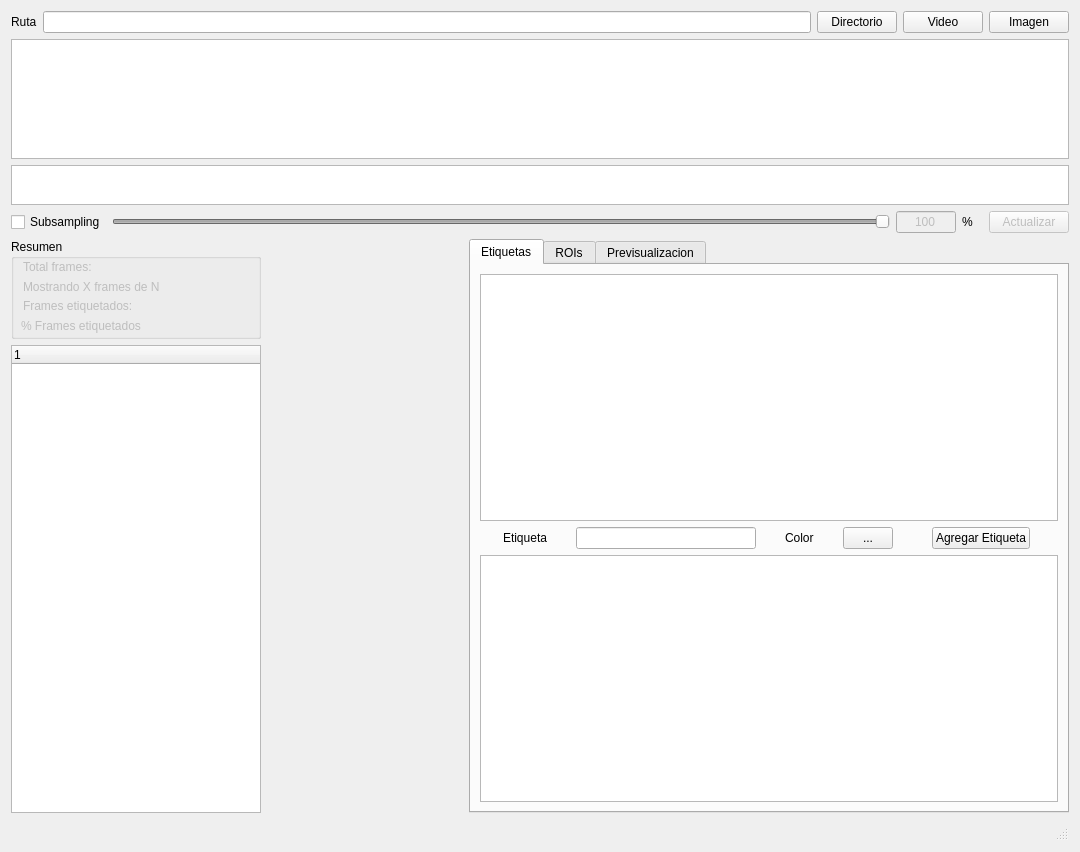
<?xml version="1.0" encoding="UTF-8"?>
<ui version="4.0">
 <class>TaggingWidget</class>
 <widget class="QWidget" name="TaggingWidget">
  <property name="geometry">
   <rect>
    <x>0</x>
    <y>0</y>
    <width>1080</width>
    <height>852</height>
   </rect>
  </property>
  <property name="sizePolicy">
   <sizepolicy hsizetype="Preferred" vsizetype="Preferred">
    <horstretch>0</horstretch>
    <verstretch>0</verstretch>
   </sizepolicy>
  </property>
  <property name="windowTitle">
   <string>MainWindow</string>
  </property>
  <layout class="QVBoxLayout" name="verticalLayout_7">
   <item>
    <layout class="QVBoxLayout" name="verticalLayout_4">
     <item>
      <layout class="QVBoxLayout" name="verticalLayout">
       <item>
        <layout class="QHBoxLayout" name="horizontalLayout_4">
         <item>
          <widget class="QLabel" name="label">
           <property name="text">
            <string>Ruta</string>
           </property>
          </widget>
         </item>
         <item>
          <widget class="QLineEdit" name="videoDirPath"/>
         </item>
         <item>
          <widget class="QPushButton" name="selectDir">
           <property name="text">
            <string>Directorio</string>
           </property>
          </widget>
         </item>
         <item>
          <widget class="QPushButton" name="selectVideo">
           <property name="text">
            <string>Video</string>
           </property>
          </widget>
         </item>
         <item>
          <widget class="QPushButton" name="selectImage">
           <property name="text">
            <string>Imagen</string>
           </property>
          </widget>
         </item>
        </layout>
       </item>
       <item>
        <layout class="QHBoxLayout" name="horizontalLayout_5">
         <item>
          <widget class="QListWidget" name="fileListWidget">
           <property name="sizePolicy">
            <sizepolicy hsizetype="Expanding" vsizetype="Fixed">
             <horstretch>0</horstretch>
             <verstretch>0</verstretch>
            </sizepolicy>
           </property>
           <property name="minimumSize">
            <size>
             <width>0</width>
             <height>0</height>
            </size>
           </property>
           <property name="maximumSize">
            <size>
             <width>16777215</width>
             <height>120</height>
            </size>
           </property>
           <property name="baseSize">
            <size>
             <width>100</width>
             <height>150</height>
            </size>
           </property>
           <property name="verticalScrollBarPolicy">
            <enum>Qt::ScrollBarAsNeeded</enum>
           </property>
           <property name="horizontalScrollBarPolicy">
            <enum>Qt::ScrollBarAsNeeded</enum>
           </property>
           <property name="autoScroll">
            <bool>true</bool>
           </property>
           <property name="autoScrollMargin">
            <number>50</number>
           </property>
           <property name="dragEnabled">
            <bool>false</bool>
           </property>
           <property name="dragDropMode">
            <enum>QAbstractItemView::DragDrop</enum>
           </property>
           <property name="iconSize">
            <size>
             <width>100</width>
             <height>150</height>
            </size>
           </property>
           <property name="verticalScrollMode">
            <enum>QAbstractItemView::ScrollPerItem</enum>
           </property>
           <property name="isWrapping" stdset="0">
            <bool>false</bool>
           </property>
           <property name="resizeMode">
            <enum>QListView::Fixed</enum>
           </property>
           <property name="gridSize">
            <size>
             <width>110</width>
             <height>95</height>
            </size>
           </property>
           <property name="viewMode">
            <enum>QListView::IconMode</enum>
           </property>
           <property name="uniformItemSizes">
            <bool>false</bool>
           </property>
           <property name="batchSize">
            <number>100</number>
           </property>
          </widget>
         </item>
        </layout>
       </item>
       <item>
        <layout class="QHBoxLayout" name="horizontalLayout_9">
         <item>
          <widget class="QListWidget" name="subsamplingMonitor">
           <property name="sizePolicy">
            <sizepolicy hsizetype="Expanding" vsizetype="Fixed">
             <horstretch>0</horstretch>
             <verstretch>0</verstretch>
            </sizepolicy>
           </property>
           <property name="maximumSize">
            <size>
             <width>16777215</width>
             <height>40</height>
            </size>
           </property>
           <property name="verticalScrollBarPolicy">
            <enum>Qt::ScrollBarAlwaysOff</enum>
           </property>
           <property name="iconSize">
            <size>
             <width>2</width>
             <height>33</height>
            </size>
           </property>
           <property name="textElideMode">
            <enum>Qt::ElideMiddle</enum>
           </property>
           <property name="isWrapping" stdset="0">
            <bool>false</bool>
           </property>
           <property name="gridSize">
            <size>
             <width>2</width>
             <height>33</height>
            </size>
           </property>
           <property name="viewMode">
            <enum>QListView::IconMode</enum>
           </property>
          </widget>
         </item>
        </layout>
       </item>
       <item>
        <layout class="QHBoxLayout" name="horizontalLayout_6">
         <item>
          <widget class="QCheckBox" name="subsamplingCheck">
           <property name="text">
            <string>Subsampling</string>
           </property>
          </widget>
         </item>
         <item>
          <widget class="QSlider" name="subsamplingSlider">
           <property name="enabled">
            <bool>false</bool>
           </property>
           <property name="maximum">
            <number>100</number>
           </property>
           <property name="value">
            <number>100</number>
           </property>
           <property name="orientation">
            <enum>Qt::Horizontal</enum>
           </property>
          </widget>
         </item>
         <item>
          <widget class="QLineEdit" name="subsamplingValue">
           <property name="enabled">
            <bool>false</bool>
           </property>
           <property name="sizePolicy">
            <sizepolicy hsizetype="Fixed" vsizetype="Fixed">
             <horstretch>0</horstretch>
             <verstretch>0</verstretch>
            </sizepolicy>
           </property>
           <property name="maximumSize">
            <size>
             <width>60</width>
             <height>16777215</height>
            </size>
           </property>
           <property name="text">
            <string>100</string>
           </property>
           <property name="alignment">
            <set>Qt::AlignCenter</set>
           </property>
          </widget>
         </item>
         <item>
          <widget class="QLabel" name="label_4">
           <property name="text">
            <string>%</string>
           </property>
          </widget>
         </item>
         <item>
          <spacer name="horizontalSpacer_2">
           <property name="orientation">
            <enum>Qt::Horizontal</enum>
           </property>
           <property name="sizeType">
            <enum>QSizePolicy::Fixed</enum>
           </property>
           <property name="sizeHint" stdset="0">
            <size>
             <width>10</width>
             <height>20</height>
            </size>
           </property>
          </spacer>
         </item>
         <item>
          <widget class="QPushButton" name="subsamplingUpdateButton">
           <property name="enabled">
            <bool>false</bool>
           </property>
           <property name="text">
            <string>Actualizar</string>
           </property>
          </widget>
         </item>
        </layout>
       </item>
       <item>
        <layout class="QHBoxLayout" name="horizontalLayout_3">
         <item>
          <layout class="QVBoxLayout" name="verticalLayout_2">
           <item>
            <widget class="QGroupBox" name="groupBox">
             <property name="minimumSize">
              <size>
               <width>0</width>
               <height>100</height>
              </size>
             </property>
             <property name="maximumSize">
              <size>
               <width>16777215</width>
               <height>16777215</height>
              </size>
             </property>
             <property name="title">
              <string>Resumen</string>
             </property>
             <widget class="QLabel" name="showingFramesLabel">
              <property name="enabled">
               <bool>false</bool>
              </property>
              <property name="geometry">
               <rect>
                <x>12</x>
                <y>38</y>
                <width>201</width>
                <height>20</height>
               </rect>
              </property>
              <property name="text">
               <string>Mostrando X frames de N</string>
              </property>
             </widget>
             <widget class="QLabel" name="totalFramesLabel">
              <property name="enabled">
               <bool>false</bool>
              </property>
              <property name="geometry">
               <rect>
                <x>12</x>
                <y>20</y>
                <width>191</width>
                <height>16</height>
               </rect>
              </property>
              <property name="text">
               <string>Total frames:</string>
              </property>
             </widget>
             <widget class="QLabel" name="labeledFramesLabel">
              <property name="enabled">
               <bool>false</bool>
              </property>
              <property name="geometry">
               <rect>
                <x>12</x>
                <y>59</y>
                <width>211</width>
                <height>16</height>
               </rect>
              </property>
              <property name="text">
               <string>Frames etiquetados: </string>
              </property>
             </widget>
             <widget class="QLabel" name="percentageLabeledFramesLabel">
              <property name="enabled">
               <bool>false</bool>
              </property>
              <property name="geometry">
               <rect>
                <x>10</x>
                <y>79</y>
                <width>201</width>
                <height>16</height>
               </rect>
              </property>
              <property name="text">
               <string>% Frames etiquetados</string>
              </property>
             </widget>
            </widget>
           </item>
           <item>
            <widget class="QTreeWidget" name="imageTree">
             <property name="maximumSize">
              <size>
               <width>250</width>
               <height>16777215</height>
              </size>
             </property>
             <property name="textElideMode">
              <enum>Qt::ElideMiddle</enum>
             </property>
             <column>
              <property name="text">
               <string notr="true">1</string>
              </property>
             </column>
            </widget>
           </item>
          </layout>
         </item>
         <item>
          <layout class="QVBoxLayout" name="verticalLayout_6">
           <item alignment="Qt::AlignHCenter">
            <widget class="QLabel" name="imageNameLabel">
             <property name="sizePolicy">
              <sizepolicy hsizetype="Preferred" vsizetype="Fixed">
               <horstretch>0</horstretch>
               <verstretch>0</verstretch>
              </sizepolicy>
             </property>
             <property name="minimumSize">
              <size>
               <width>0</width>
               <height>10</height>
              </size>
             </property>
             <property name="text">
              <string/>
             </property>
            </widget>
           </item>
           <item>
            <widget class="QWidget" name="imageArea" native="true">
             <property name="sizePolicy">
              <sizepolicy hsizetype="Expanding" vsizetype="Expanding">
               <horstretch>0</horstretch>
               <verstretch>0</verstretch>
              </sizepolicy>
             </property>
             <property name="minimumSize">
              <size>
               <width>0</width>
               <height>0</height>
              </size>
             </property>
             <property name="maximumSize">
              <size>
               <width>16777215</width>
               <height>16777215</height>
              </size>
             </property>
             <property name="styleSheet">
              <string notr="true"/>
             </property>
            </widget>
           </item>
          </layout>
         </item>
         <item>
          <layout class="QVBoxLayout" name="verticalLayout_5">
           <item>
            <layout class="QHBoxLayout" name="horizontalLayout_7">
             <property name="sizeConstraint">
              <enum>QLayout::SetMaximumSize</enum>
             </property>
             <item alignment="Qt::AlignHCenter">
              <widget class="QTabWidget" name="tabWidget">
               <property name="sizePolicy">
                <sizepolicy hsizetype="Fixed" vsizetype="Expanding">
                 <horstretch>0</horstretch>
                 <verstretch>0</verstretch>
                </sizepolicy>
               </property>
               <property name="minimumSize">
                <size>
                 <width>600</width>
                 <height>550</height>
                </size>
               </property>
               <property name="maximumSize">
                <size>
                 <width>600</width>
                 <height>1200</height>
                </size>
               </property>
               <property name="layoutDirection">
                <enum>Qt::LeftToRight</enum>
               </property>
               <property name="currentIndex">
                <number>0</number>
               </property>
               <property name="movable">
                <bool>true</bool>
               </property>
               <widget class="QWidget" name="tab_2">
                <attribute name="title">
                 <string>Etiquetas</string>
                </attribute>
                <layout class="QVBoxLayout" name="verticalLayout_9">
                 <item>
                  <widget class="QListWidget" name="labelsListWidget">
                   <property name="sizePolicy">
                    <sizepolicy hsizetype="Expanding" vsizetype="Expanding">
                     <horstretch>0</horstretch>
                     <verstretch>0</verstretch>
                    </sizepolicy>
                   </property>
                   <property name="maximumSize">
                    <size>
                     <width>600</width>
                     <height>16777215</height>
                    </size>
                   </property>
                   <property name="dragEnabled">
                    <bool>true</bool>
                   </property>
                   <property name="dragDropMode">
                    <enum>QAbstractItemView::DragDrop</enum>
                   </property>
                   <property name="iconSize">
                    <size>
                     <width>50</width>
                     <height>50</height>
                    </size>
                   </property>
                  </widget>
                 </item>
                 <item>
                  <layout class="QHBoxLayout" name="horizontalLayout">
                   <property name="sizeConstraint">
                    <enum>QLayout::SetFixedSize</enum>
                   </property>
                   <item>
                    <widget class="QLabel" name="label_2">
                     <property name="sizePolicy">
                      <sizepolicy hsizetype="Fixed" vsizetype="Preferred">
                       <horstretch>0</horstretch>
                       <verstretch>0</verstretch>
                      </sizepolicy>
                     </property>
                     <property name="text">
                      <string>Etiqueta</string>
                     </property>
                    </widget>
                   </item>
                   <item>
                    <widget class="QLineEdit" name="labelToAdd">
                     <property name="sizePolicy">
                      <sizepolicy hsizetype="Fixed" vsizetype="Fixed">
                       <horstretch>0</horstretch>
                       <verstretch>0</verstretch>
                      </sizepolicy>
                     </property>
                     <property name="maximumSize">
                      <size>
                       <width>180</width>
                       <height>16777215</height>
                      </size>
                     </property>
                    </widget>
                   </item>
                   <item>
                    <widget class="QLabel" name="label_3">
                     <property name="sizePolicy">
                      <sizepolicy hsizetype="Fixed" vsizetype="Preferred">
                       <horstretch>0</horstretch>
                       <verstretch>0</verstretch>
                      </sizepolicy>
                     </property>
                     <property name="text">
                      <string>Color</string>
                     </property>
                    </widget>
                   </item>
                   <item>
                    <widget class="QToolButton" name="selectLabelColor">
                     <property name="sizePolicy">
                      <sizepolicy hsizetype="Fixed" vsizetype="Fixed">
                       <horstretch>0</horstretch>
                       <verstretch>0</verstretch>
                      </sizepolicy>
                     </property>
                     <property name="maximumSize">
                      <size>
                       <width>50</width>
                       <height>50</height>
                      </size>
                     </property>
                     <property name="text">
                      <string>...</string>
                     </property>
                    </widget>
                   </item>
                   <item>
                    <spacer name="horizontalSpacer">
                     <property name="orientation">
                      <enum>Qt::Horizontal</enum>
                     </property>
                     <property name="sizeType">
                      <enum>QSizePolicy::Fixed</enum>
                     </property>
                     <property name="sizeHint" stdset="0">
                      <size>
                       <width>10</width>
                       <height>20</height>
                      </size>
                     </property>
                    </spacer>
                   </item>
                   <item>
                    <widget class="QPushButton" name="addLabel">
                     <property name="sizePolicy">
                      <sizepolicy hsizetype="Fixed" vsizetype="Fixed">
                       <horstretch>0</horstretch>
                       <verstretch>0</verstretch>
                      </sizepolicy>
                     </property>
                     <property name="text">
                      <string>Agregar Etiqueta</string>
                     </property>
                    </widget>
                   </item>
                  </layout>
                 </item>
                 <item>
                  <widget class="QTableWidget" name="roiTable">
                   <property name="sizePolicy">
                    <sizepolicy hsizetype="Expanding" vsizetype="Expanding">
                     <horstretch>0</horstretch>
                     <verstretch>0</verstretch>
                    </sizepolicy>
                   </property>
                   <property name="minimumSize">
                    <size>
                     <width>0</width>
                     <height>0</height>
                    </size>
                   </property>
                   <property name="maximumSize">
                    <size>
                     <width>16777215</width>
                     <height>16777215</height>
                    </size>
                   </property>
                  </widget>
                 </item>
                </layout>
               </widget>
               <widget class="QWidget" name="tab_3">
                <attribute name="title">
                 <string>ROIs</string>
                </attribute>
                <layout class="QVBoxLayout" name="verticalLayout_3">
                 <item>
                  <widget class="QListWidget" name="roisListWidget">
                   <property name="viewMode">
                    <enum>QListView::ListMode</enum>
                   </property>
                   <property name="sortingEnabled">
                    <bool>false</bool>
                   </property>
                  </widget>
                 </item>
                </layout>
               </widget>
               <widget class="QWidget" name="tab">
                <attribute name="title">
                 <string>Previsualizacion</string>
                </attribute>
                <layout class="QHBoxLayout" name="horizontalLayout_11">
                 <item>
                  <widget class="QGroupBox" name="groupBox_2">
                   <property name="minimumSize">
                    <size>
                     <width>90</width>
                     <height>0</height>
                    </size>
                   </property>
                   <property name="title">
                    <string>Controles</string>
                   </property>
                   <widget class="QPushButton" name="playPreviewButton">
                    <property name="enabled">
                     <bool>false</bool>
                    </property>
                    <property name="geometry">
                     <rect>
                      <x>24</x>
                      <y>100</y>
                      <width>41</width>
                      <height>23</height>
                     </rect>
                    </property>
                    <property name="text">
                     <string>Play</string>
                    </property>
                    <property name="checkable">
                     <bool>true</bool>
                    </property>
                   </widget>
                   <widget class="QLineEdit" name="fpsPreview">
                    <property name="enabled">
                     <bool>false</bool>
                    </property>
                    <property name="geometry">
                     <rect>
                      <x>24</x>
                      <y>190</y>
                      <width>41</width>
                      <height>20</height>
                     </rect>
                    </property>
                    <property name="text">
                     <string>30</string>
                    </property>
                    <property name="alignment">
                     <set>Qt::AlignCenter</set>
                    </property>
                   </widget>
                   <widget class="QLabel" name="fpsLabel">
                    <property name="enabled">
                     <bool>false</bool>
                    </property>
                    <property name="geometry">
                     <rect>
                      <x>35</x>
                      <y>170</y>
                      <width>21</width>
                      <height>16</height>
                     </rect>
                    </property>
                    <property name="text">
                     <string>FPS</string>
                    </property>
                   </widget>
                   <widget class="QLabel" name="showROIsLabel">
                    <property name="enabled">
                     <bool>false</bool>
                    </property>
                    <property name="geometry">
                     <rect>
                      <x>13</x>
                      <y>251</y>
                      <width>61</width>
                      <height>41</height>
                     </rect>
                    </property>
                    <property name="font">
                     <font>
                      <pointsize>8</pointsize>
                     </font>
                    </property>
                    <property name="text">
                     <string>Mostrar ROIs</string>
                    </property>
                    <property name="alignment">
                     <set>Qt::AlignCenter</set>
                    </property>
                    <property name="wordWrap">
                     <bool>true</bool>
                    </property>
                   </widget>
                   <widget class="QCheckBox" name="showROIsCheckbox">
                    <property name="enabled">
                     <bool>false</bool>
                    </property>
                    <property name="geometry">
                     <rect>
                      <x>35</x>
                      <y>289</y>
                      <width>21</width>
                      <height>21</height>
                     </rect>
                    </property>
                    <property name="text">
                     <string/>
                    </property>
                   </widget>
                   <widget class="QCheckBox" name="showOnlyLabeledROIsCheckbox">
                    <property name="enabled">
                     <bool>false</bool>
                    </property>
                    <property name="geometry">
                     <rect>
                      <x>37</x>
                      <y>390</y>
                      <width>21</width>
                      <height>21</height>
                     </rect>
                    </property>
                    <property name="text">
                     <string/>
                    </property>
                   </widget>
                   <widget class="QLabel" name="showOnlyLabeledROIsLabel">
                    <property name="enabled">
                     <bool>false</bool>
                    </property>
                    <property name="geometry">
                     <rect>
                      <x>14</x>
                      <y>340</y>
                      <width>61</width>
                      <height>51</height>
                     </rect>
                    </property>
                    <property name="font">
                     <font>
                      <pointsize>8</pointsize>
                     </font>
                    </property>
                    <property name="text">
                     <string>Mostrar sólo ROIs Etiquetadas</string>
                    </property>
                    <property name="alignment">
                     <set>Qt::AlignCenter</set>
                    </property>
                    <property name="wordWrap">
                     <bool>true</bool>
                    </property>
                   </widget>
                  </widget>
                 </item>
                 <item>
                  <layout class="QVBoxLayout" name="verticalLayout_8">
                   <item>
                    <widget class="QWidget" name="previewWidget" native="true">
                     <property name="sizePolicy">
                      <sizepolicy hsizetype="Expanding" vsizetype="Expanding">
                       <horstretch>0</horstretch>
                       <verstretch>0</verstretch>
                      </sizepolicy>
                     </property>
                     <property name="minimumSize">
                      <size>
                       <width>0</width>
                       <height>0</height>
                      </size>
                     </property>
                    </widget>
                   </item>
                   <item>
                    <widget class="QProgressBar" name="playPreviewProgressBar">
                     <property name="enabled">
                      <bool>false</bool>
                     </property>
                     <property name="sizePolicy">
                      <sizepolicy hsizetype="Expanding" vsizetype="Fixed">
                       <horstretch>0</horstretch>
                       <verstretch>0</verstretch>
                      </sizepolicy>
                     </property>
                     <property name="value">
                      <number>0</number>
                     </property>
                     <property name="alignment">
                      <set>Qt::AlignCenter</set>
                     </property>
                     <property name="textVisible">
                      <bool>false</bool>
                     </property>
                    </widget>
                   </item>
                  </layout>
                 </item>
                </layout>
               </widget>
              </widget>
             </item>
            </layout>
           </item>
          </layout>
         </item>
        </layout>
       </item>
      </layout>
     </item>
    </layout>
   </item>
   <item>
    <widget class="QStatusBar" name="statusbar"/>
   </item>
  </layout>
 </widget>
 <resources/>
 <connections/>
</ui>
